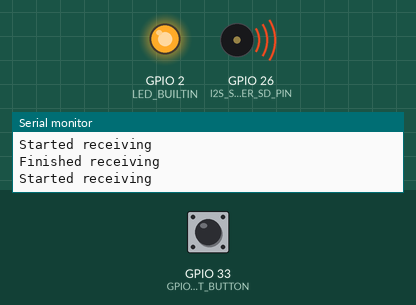
Simulated run of this sketch. Board: ESP32. Shown: output pins drawn as LEDs (lit = HIGH), buzzer (waves = sounding, pin HIGH), the last lines printed to the serial monitor. Inputs (shaded band) come from the test bench; at power-on: GPIO 33 (GPIO_TRANSMIT_BUTTON) HIGH. I2S audio is not simulated (input reads silence).

Above: at 2.2 s.
2.3 s: GPIO 33 (GPIO_TRANSMIT_BUTTON) pulled LOW for 0.15 s
At 2.38 s:
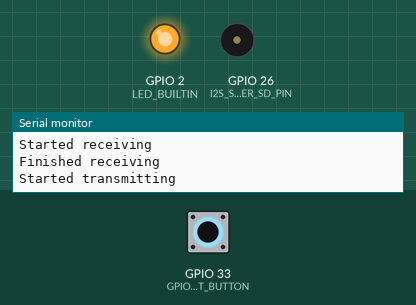
3.9 s: GPIO 33 (GPIO_TRANSMIT_BUTTON) pulled LOW for 3.2 s
At 7.6 s:
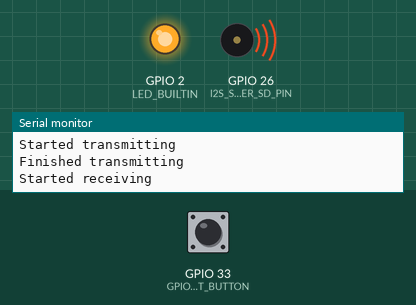
Timing chart, 0 to 9.1 s (numbered marks = the images above; inputs shaded):
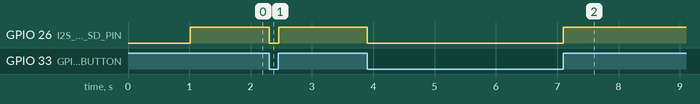

Measured:
- after the input at 2.3 s, GPIO 26 (I2S_SPEAKER_SD_PIN): HIGH → LOW at once, → HIGH 0.15 s later
- after the input at 3.9 s, GPIO 26 (I2S_SPEAKER_SD_PIN): HIGH → LOW at once, → HIGH 3.2 s later

The sketch:

Walkie_Walkie_B.ino
```cpp
#include <Arduino.h>
#include <WiFi.h>
#include <esp_now.h>
#include <esp_wifi.h>
#include <driver/i2s.h>
#include <driver/gpio.h>
#include <freertos/FreeRTOS.h>

#ifndef LED_BUILTIN
  #define LED_BUILTIN 2
#endif

// ============= Configuration =============
#define WIFI_SSID       "Vineth"
#define WIFI_PSWD       "Vanitha@2003"
#define SAMPLE_RATE     16000

#define USE_I2S_MIC_INPUT

// I2S Microphone Settings
#define I2S_MIC_CHANNEL         I2S_CHANNEL_FMT_ONLY_LEFT
#define I2S_MIC_SERIAL_CLOCK    GPIO_NUM_18
#define I2S_MIC_LEFT_RIGHT_CLOCK GPIO_NUM_23
#define I2S_MIC_SERIAL_DATA     GPIO_NUM_21

// I2S Speaker Settings
#define USE_I2S_SPEAKER_OUTPUT
#define I2S_SPEAKER_SERIAL_CLOCK    GPIO_NUM_5
#define I2S_SPEAKER_LEFT_RIGHT_CLOCK GPIO_NUM_25
#define I2S_SPEAKER_SERIAL_DATA     GPIO_NUM_19
#define I2S_SPEAKER_SD_PIN          GPIO_NUM_26

// Transmit button (active LOW)
#define GPIO_TRANSMIT_BUTTON 33

#define USE_ESP_NOW
#define ESP_NOW_WIFI_CHANNEL 1

#define TRANSPORT_HEADER_SIZE 4
uint8_t transport_header[TRANSPORT_HEADER_SIZE] = { 0xAA, 0xBB, 0xCC, 0xDD };
uint8_t peer_mac[6] = {0x68, 0x25, 0xDD, 0x34, 0x2C, 0x98};

// ============= I2S Configurations =============
i2s_config_t i2s_mic_Config = {
  .mode = (i2s_mode_t)(I2S_MODE_MASTER | I2S_MODE_RX),
  .sample_rate = SAMPLE_RATE,
  .bits_per_sample = I2S_BITS_PER_SAMPLE_32BIT,
  .channel_format = I2S_MIC_CHANNEL,
  .communication_format = I2S_COMM_FORMAT_STAND_I2S,
  .intr_alloc_flags = ESP_INTR_FLAG_LEVEL1,
  .dma_buf_count = 4,
  .dma_buf_len = 64,
  .use_apll = false,
  .tx_desc_auto_clear = false,
  .fixed_mclk = 0
};

i2s_pin_config_t i2s_mic_pins = {
  .mck_io_num = I2S_PIN_NO_CHANGE,
  .bck_io_num = I2S_MIC_SERIAL_CLOCK,
  .ws_io_num = I2S_MIC_LEFT_RIGHT_CLOCK,
  .data_out_num = I2S_PIN_NO_CHANGE,
  .data_in_num = I2S_MIC_SERIAL_DATA
};

i2s_pin_config_t i2s_speaker_pins = {
  .mck_io_num = I2S_PIN_NO_CHANGE,
  .bck_io_num = I2S_SPEAKER_SERIAL_CLOCK,
  .ws_io_num = I2S_SPEAKER_LEFT_RIGHT_CLOCK,
  .data_out_num = I2S_SPEAKER_SERIAL_DATA,
  .data_in_num = I2S_PIN_NO_CHANGE
};

// ============= Class Declarations =============
class OutputBuffer {
private:
  int16_t *m_buffer;
  int m_buffer_size;
  int m_write_pos;
  int m_read_pos;
  int m_available;
public:
  OutputBuffer(int buffer_size);
  ~OutputBuffer();
  void add_sample(int16_t sample);
  void remove_samples(int16_t *samples, int count);
  void flush();
  int available();
};

class I2SSampler {
public:
  virtual void start() = 0;
  virtual void stop() = 0;
  virtual int read(int16_t *samples, int count) = 0;
  virtual ~I2SSampler() = default;
};

class I2SMEMSSampler : public I2SSampler {
private:
  i2s_port_t m_i2s_port;
  i2s_pin_config_t m_i2s_pins;
  i2s_config_t m_i2s_config;
  int m_buffer_size;
  int32_t *m_raw_buffer;
public:
  I2SMEMSSampler(i2s_port_t i2s_port, i2s_pin_config_t &i2s_pins,
                 i2s_config_t &i2s_config, int buffer_size);
  ~I2SMEMSSampler();
  void start() override;
  void stop() override;
  int read(int16_t *samples, int count) override;
};

class Output {
public:
  virtual void start(int sample_rate) = 0;
  virtual void stop() = 0;
  virtual void write(int16_t *samples, int count) = 0;
  virtual ~Output() = default;
};

class I2SOutput : public Output {
private:
  i2s_port_t m_i2s_port;
  i2s_pin_config_t m_i2s_pins;
  bool m_is_running;
  float m_output_gain;  // adjustable output gain
public:
  I2SOutput(i2s_port_t i2s_port, i2s_pin_config_t &i2s_pins);
  void start(int sample_rate) override;
  void stop() override;
  void write(int16_t *samples, int count) override;
  void set_output_gain(float gain);  // optional setter if needed
};

class Transport {
protected:
  OutputBuffer *m_output_buffer;
  uint8_t *m_header;
  int m_header_size;
public:
  Transport(OutputBuffer *output_buffer);
  virtual ~Transport() = default;
  virtual void begin() = 0;
  virtual void add_sample(int16_t sample) = 0;
  virtual void flush() = 0;
  void set_header(int header_size, uint8_t *header);
};

class EspNowTransport : public Transport {
private:
  int m_wifi_channel;
  int16_t *m_tx_buffer;
  int m_tx_buffer_pos;
  int m_tx_buffer_size;
  uint8_t *m_peer_mac;
public:
  EspNowTransport(OutputBuffer *output_buffer, int wifi_channel);
  ~EspNowTransport();
  void begin() override;
  void add_sample(int16_t sample) override;
  void flush() override;
  static void on_data_recv(const esp_now_recv_info_t *recv_info, const uint8_t *data, int len);
  static void on_data_sent(const uint8_t *mac_addr, esp_now_send_status_t status);
};

class IndicatorLed {
public:
  virtual void begin() = 0;
  virtual void set_default_color(uint32_t color) = 0;
  virtual void set_is_flashing(bool is_flashing, uint32_t color) = 0;
  virtual void update() = 0;
  virtual ~IndicatorLed() = default;
};

class GenericDevBoardIndicatorLed : public IndicatorLed {
private:
  bool m_is_flashing;
  uint32_t m_flash_color;
  uint32_t m_default_color;
  unsigned long m_last_flash_time;
public:
  GenericDevBoardIndicatorLed();
  void begin() override;
  void set_default_color(uint32_t color) override;
  void set_is_flashing(bool is_flashing, uint32_t color) override;
  void update();
};

class Application {
private:
  Output *m_output;
  I2SSampler *m_input;
  Transport *m_transport;
  IndicatorLed *m_indicator_led;
  OutputBuffer *m_output_buffer;
public:
  Application();
  void begin();
  void loop();
};

//Global Pointer for ESP-NOW Callbacks
static EspNowTransport *g_esp_now_transport = nullptr;


// OutputBuffer Implementation
OutputBuffer::OutputBuffer(int buffer_size)
    : m_buffer_size(buffer_size), m_write_pos(0), m_read_pos(0), m_available(0) {
  m_buffer = new int16_t[buffer_size];
}

OutputBuffer::~OutputBuffer() {
  delete[] m_buffer;
}

void OutputBuffer::add_sample(int16_t sample) {
  if (m_available < m_buffer_size) {
    m_buffer[m_write_pos] = sample;
    m_write_pos = (m_write_pos + 1) % m_buffer_size;
    m_available++;
  }
}

void OutputBuffer::remove_samples(int16_t *samples, int count) {
  for (int i = 0; i < count; i++) {
    if (m_available > 0) {
      samples[i] = m_buffer[m_read_pos];
      m_read_pos = (m_read_pos + 1) % m_buffer_size;
      m_available--;
    } else {
      samples[i] = 0;
    }
  }
}

void OutputBuffer::flush() {
  m_write_pos = 0;
  m_read_pos = 0;
  m_available = 0;
}

int OutputBuffer::available() {
  return m_available;
}

// I2SMEMSSampler Implementation
I2SMEMSSampler::I2SMEMSSampler(i2s_port_t i2s_port, i2s_pin_config_t &i2s_pins,
                               i2s_config_t &i2s_config, int buffer_size)
    : m_i2s_port(i2s_port), m_i2s_pins(i2s_pins), m_i2s_config(i2s_config), m_buffer_size(buffer_size) {
  m_raw_buffer = new int32_t[buffer_size];
}

I2SMEMSSampler::~I2SMEMSSampler() {
  delete[] m_raw_buffer;
}

void I2SMEMSSampler::start() {
  i2s_driver_install(m_i2s_port, &m_i2s_config, 0, NULL);
  i2s_set_pin(m_i2s_port, &i2s_mic_pins);
  i2s_start(m_i2s_port);
}

void I2SMEMSSampler::stop() {
  i2s_stop(m_i2s_port);
  i2s_driver_uninstall(m_i2s_port);
}

int I2SMEMSSampler::read(int16_t *samples, int count) {
  size_t bytes_read = 0;
  esp_err_t result = i2s_read(m_i2s_port, m_raw_buffer, count * sizeof(int32_t), &bytes_read, portMAX_DELAY);
  if (result == ESP_OK) {
    int samples_read = bytes_read / sizeof(int32_t);
    for (int i = 0; i < samples_read; i++) {
      samples[i] = (int16_t)(m_raw_buffer[i] >> 16);
    }
    return samples_read;
  }
  return 0;
}

// I2SOutput Implementation
I2SOutput::I2SOutput(i2s_port_t i2s_port, i2s_pin_config_t &i2s_pins)
    : m_i2s_port(i2s_port), m_i2s_pins(i2s_pins), m_is_running(false), m_output_gain(0.3f) {
}

void I2SOutput::start(int sample_rate) {
  if (!m_is_running) {
    i2s_config_t i2s_config = {
      .mode = (i2s_mode_t)(I2S_MODE_MASTER | I2S_MODE_TX),
      .sample_rate = sample_rate,
      .bits_per_sample = I2S_BITS_PER_SAMPLE_16BIT,
      .channel_format = I2S_CHANNEL_FMT_ONLY_LEFT,
      .communication_format = I2S_COMM_FORMAT_STAND_I2S,
      .intr_alloc_flags = ESP_INTR_FLAG_LEVEL1,
      .dma_buf_count = 4,
      .dma_buf_len = 64,
      .use_apll = false,
      .tx_desc_auto_clear = true,
      .fixed_mclk = 0
    };
    i2s_driver_install(m_i2s_port, &i2s_config, 0, NULL);
    i2s_set_pin(m_i2s_port, &i2s_speaker_pins);
    i2s_start(m_i2s_port);
    m_is_running = true;
  }
}

void I2SOutput::stop() {
  if (m_is_running) {
    i2s_stop(m_i2s_port);
    i2s_driver_uninstall(m_i2s_port);
    m_is_running = false;
  }
}

void I2SOutput::write(int16_t *samples, int count) {
  if (m_is_running) {
    for (int i = 0; i < count; i++) {
      float sampleValue = samples[i] * m_output_gain;
      if (sampleValue > 32767) sampleValue = 32767;
      if (sampleValue < -32768) sampleValue = -32768;
      samples[i] = (int16_t)sampleValue;
    }
    size_t bytes_written = 0;
    i2s_write(m_i2s_port, samples, count * sizeof(int16_t), &bytes_written, portMAX_DELAY);
  }
}

void I2SOutput::set_output_gain(float gain) {
  if (gain < 0.0f) gain = 0.0f;
  if (gain > 1.0f) gain = 1.0f;
  m_output_gain = gain;
}

// Transport Implementation
Transport::Transport(OutputBuffer *output_buffer)
    : m_output_buffer(output_buffer), m_header(nullptr), m_header_size(0) {
}

void Transport::set_header(int header_size, uint8_t *header) {
  m_header_size = header_size;
  m_header = header;
}

// EspNowTransport Implementation
EspNowTransport::EspNowTransport(OutputBuffer *output_buffer, int wifi_channel)
    : Transport(output_buffer), m_wifi_channel(wifi_channel), m_tx_buffer_pos(0), m_tx_buffer_size(64) {
  m_tx_buffer = new int16_t[m_tx_buffer_size];
  m_peer_mac = peer_mac;
}

EspNowTransport::~EspNowTransport() {
  delete[] m_tx_buffer;
}

void EspNowTransport::begin() {
  g_esp_now_transport = this;
  WiFi.mode(WIFI_STA);
  WiFi.disconnect();
  esp_wifi_set_channel(m_wifi_channel, WIFI_SECOND_CHAN_NONE);
  Serial.print("My MAC Address: ");
  Serial.println(WiFi.macAddress());
  if (esp_now_init() != ESP_OK) {
    Serial.println("ESP-NOW init failed");
    return;
  }
  esp_now_register_recv_cb(on_data_recv);
  esp_now_register_send_cb(on_data_sent);
  esp_now_peer_info_t peerInfo = {};
  memcpy(peerInfo.peer_addr, m_peer_mac, 6);
  peerInfo.channel = m_wifi_channel;
  peerInfo.encrypt = false;
  if (esp_now_add_peer(&peerInfo) != ESP_OK) {
    Serial.println("Failed to add peer");
  }
  Serial.println("ESP-NOW setup successful");
}

void EspNowTransport::add_sample(int16_t sample) {
  m_tx_buffer[m_tx_buffer_pos++] = sample;
  if (m_tx_buffer_pos >= m_tx_buffer_size) {
    flush();
  }
}

void EspNowTransport::flush() {
  if (m_tx_buffer_pos > 0) {
    int packet_size = m_header_size + (m_tx_buffer_pos * sizeof(int16_t));
    if (packet_size <= 250) {
      uint8_t packet[250];
      if (m_header_size > 0) {
        memcpy(packet, m_header, m_header_size);
      }
      memcpy(packet + m_header_size, m_tx_buffer, m_tx_buffer_pos * sizeof(int16_t));
      esp_now_send(m_peer_mac, packet, packet_size);
    }
    m_tx_buffer_pos = 0;
  }
}

void EspNowTransport::on_data_recv(const esp_now_recv_info_t *recv_info, const uint8_t *data, int len) {
  if (g_esp_now_transport && len > TRANSPORT_HEADER_SIZE) {
    if (memcmp(data, transport_header, TRANSPORT_HEADER_SIZE) != 0) {
      return;
    }
    int audio_data_len = len - TRANSPORT_HEADER_SIZE;
    int16_t *samples = (int16_t *)(data + TRANSPORT_HEADER_SIZE);
    int sample_count = audio_data_len / sizeof(int16_t);
    for (int i = 0; i < sample_count; i++) {
      g_esp_now_transport->m_output_buffer->add_sample(samples[i]);
    }
  }
}

void EspNowTransport::on_data_sent(const uint8_t *mac_addr, esp_now_send_status_t status) {
  if (status != ESP_NOW_SEND_SUCCESS) {
    Serial.println("ESP-NOW send failed");
  }
}

// GenericDevBoardIndicatorLed Implementation
GenericDevBoardIndicatorLed::GenericDevBoardIndicatorLed()
    : m_is_flashing(false), m_flash_color(0), m_default_color(0), m_last_flash_time(0) {
}

void GenericDevBoardIndicatorLed::begin() {
  pinMode(LED_BUILTIN, OUTPUT);
  digitalWrite(LED_BUILTIN, LOW);
}

void GenericDevBoardIndicatorLed::set_default_color(uint32_t color) {
  m_default_color = color;
  if (!m_is_flashing) {
    digitalWrite(LED_BUILTIN, color > 0 ? HIGH : LOW);
  }
}

void GenericDevBoardIndicatorLed::set_is_flashing(bool is_flashing, uint32_t color) {
  m_is_flashing = is_flashing;
  m_flash_color = color;
  if (!is_flashing) {
    digitalWrite(LED_BUILTIN, m_default_color > 0 ? HIGH : LOW);
  }
}

void GenericDevBoardIndicatorLed::update() {
  if (m_is_flashing) {
    unsigned long now = millis();
    if (now - m_last_flash_time > 500) {
      digitalWrite(LED_BUILTIN, !digitalRead(LED_BUILTIN));
      m_last_flash_time = now;
    }
  }
}

// Application Implementation
static void application_task(void *param) {
  Application *app = reinterpret_cast<Application *>(param);
  app->loop();
}

Application::Application() {
  m_output_buffer = new OutputBuffer(300 * 16);
  m_input = new I2SMEMSSampler(I2S_NUM_0, i2s_mic_pins, i2s_mic_Config, 128);
  m_output = new I2SOutput(I2S_NUM_1, i2s_speaker_pins);
  m_transport = new EspNowTransport(m_output_buffer, ESP_NOW_WIFI_CHANNEL);
  m_transport->set_header(TRANSPORT_HEADER_SIZE, transport_header);
  m_indicator_led = new GenericDevBoardIndicatorLed();
  if (I2S_SPEAKER_SD_PIN != -1) {
    pinMode(I2S_SPEAKER_SD_PIN, OUTPUT);
  }
}

void Application::begin() {
  m_indicator_led->set_default_color(0);
  m_indicator_led->set_is_flashing(true, 0xff0000);
  m_indicator_led->begin();
  Serial.print("My IDF Version is: ");
  Serial.println(esp_get_idf_version());
  Serial.print("My MAC Address is: ");
  Serial.println(WiFi.macAddress());
  m_transport->begin();
  m_indicator_led->set_default_color(0x00ff00);
  m_indicator_led->set_is_flashing(false, 0x00ff00);
  pinMode(GPIO_TRANSMIT_BUTTON, INPUT_PULLUP);
  m_output->start(SAMPLE_RATE);
  m_output_buffer->flush();
  TaskHandle_t task_handle;
  xTaskCreate(application_task, "application_task", 8192, this, 1, &task_handle);
}

void Application::loop() {
  int16_t *samples = new int16_t[128];
  if (!samples) {
    Serial.println("Memory allocation for samples failed");
    return;
  }
  while (true) {
    // Transmit mode
    if (!digitalRead(GPIO_TRANSMIT_BUTTON)) {
      Serial.println("Started transmitting");
      m_indicator_led->set_is_flashing(true, 0xff0000);
      m_output->stop();
      m_input->start();
      if (I2S_SPEAKER_SD_PIN != -1) {
        digitalWrite(I2S_SPEAKER_SD_PIN, LOW);
      }
      unsigned long start_time = millis();
      unsigned long flush_interval = 100;
      unsigned long last_flush = millis();
      while ((millis() - start_time < 1000) && (!digitalRead(GPIO_TRANSMIT_BUTTON))) {
        int samples_read = m_input->read(samples, 128);
        for (int i = 0; i < samples_read; i++) {
          m_transport->add_sample(samples[i]);
        }
        if (millis() - last_flush >= flush_interval) {
          m_transport->flush();
          last_flush = millis();
        }
      }
      m_transport->flush();
      Serial.println("Finished transmitting");
      m_indicator_led->set_is_flashing(false, 0xff0000);
      m_input->stop();
      m_output->start(SAMPLE_RATE);
    }
    // Receive mode
    Serial.println("Started receiving");
    if (I2S_SPEAKER_SD_PIN != -1) {
      digitalWrite(I2S_SPEAKER_SD_PIN, HIGH);
    }
    unsigned long start_time = millis();
    while ((millis() - start_time < 1000) && (digitalRead(GPIO_TRANSMIT_BUTTON))) {
      m_output_buffer->remove_samples(samples, 128);
      m_output->write(samples, 128);
      static_cast<GenericDevBoardIndicatorLed*>(m_indicator_led)->update();
    }
    if (I2S_SPEAKER_SD_PIN != -1) {
      digitalWrite(I2S_SPEAKER_SD_PIN, LOW);
    }
    Serial.println("Finished receiving");
  }
  delete[] samples;
}

// ============= Main Setup and Loop =============
Application *application;

void setup() {
  Serial.begin(115200);
  delay(1000);
  Serial.println("ESP32 Walkie Talkie Starting...");
  application = new Application();
  application->begin();
  Serial.println("Application started");
}

void loop() {
  vTaskDelay(pdMS_TO_TICKS(1000));
}
```
